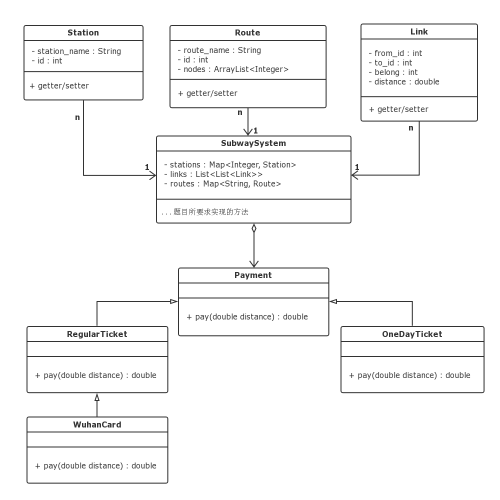
#> input picture 07-OOP大作业-武汉地铁系统/subway/resource/subway.jpg, 1000 x 999 px, given in place of the camera (shown at 1/2 size)
$ python 8-obj-track.py
#> lines starting #> are read from the running program, lines starting #| are printed output that depends on the picture
import cv2
import numpy as np

fps = 16

cap = cv2.VideoCapture(0)

# in this way it always works, because your get the right "size"

w = int(cap.get(cv2.CAP_PROP_FRAME_WIDTH) / 3)
h = int(cap.get(cv2.CAP_PROP_FRAME_HEIGHT) / 3)

fourcc = cv2.VideoWriter_fourcc("8", "B", "P", "S")  # works, large
out = cv2.VideoWriter("./output/output.avi", fourcc, fps, (w * 3, h), True)


def make(frame):
    hsv = cv2.cvtColor(frame, cv2.COLOR_BGR2HSV)

    lower_blue = np.array([58, 70, 110])
    upper_blue = np.array([169, 199, 247])
    mask = cv2.inRange(hsv, lower_blue, upper_blue)

    res = cv2.bitwise_and(frame, frame, mask=mask)

    kernel = np.ones((5, 5), np.uint8)
    closing = cv2.morphologyEx(res, cv2.MORPH_CLOSE, kernel)

    return np.hstack((frame, cv2.cvtColor(mask, cv2.COLOR_GRAY2BGR), closing))


if __name__ == "__main__":
    try:
        while cap.isOpened():
            ret, frame = cap.read()
#> frame is the input picture: shape (999, 1000, 3); min 50, max 255, mean 246.9
            if ret:
                frame = cv2.resize(frame, (w, h))
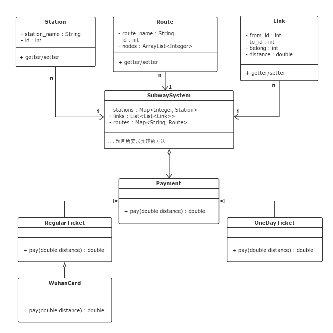
#> frame: shape (333, 333, 3); min 50, max 255, mean 247.6
                result = make(frame)
#> in make, `hsv = cv2.cvtColor(frame, cv2.COLOR_BGR2HSV)`: hsv: shape (333, 333, 3); mean H, S, V 0, 0, 247.6
#> in make, `mask = cv2.inRange(hsv, lower_blue, upper_blue)`: mask: shape (333, 333); every value is 0
#> in make, `res = cv2.bitwise_and(frame, frame, mask=mask)`: res: shape (333, 333, 3); every value is 0
#> in make, `return np.hstack((frame, cv2.cvtColor(mask, cv2.COLOR_GRAY2BGR), closi..`:
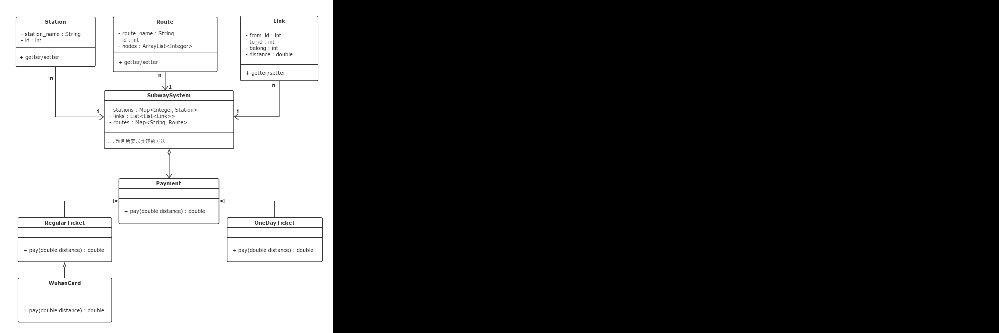
#> returned value: shape (333, 999, 3); min 0, max 255, mean 82.5
                out.write(result)
                cv2.imshow("FRAME", result)

                k = cv2.waitKey(1) & 0xFF
#> (key Esc is pressed here)
                if k == 27:
                    break
            else:
                break

    finally:
        out.release()
        cap.release()
        cv2.destroyAllWindows()
